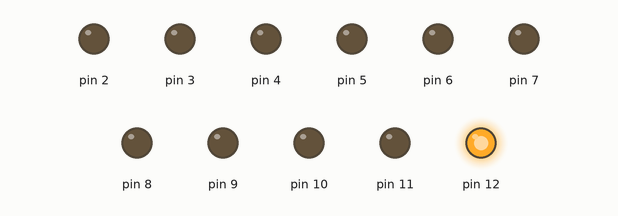
Recording of a sketch running on a simulated Arduino Uno, built with avr-gcc and run on an emulated ATmega328P. On the bench: output pins drawn as LEDs (lit = HIGH).

Above: at 0.1 s.
At 4.1 s:
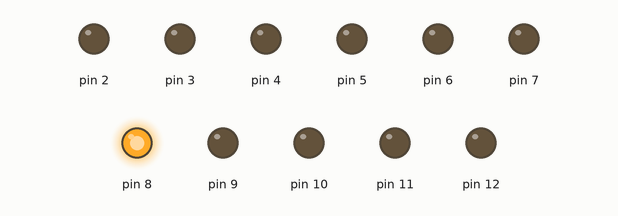
At 9.1 s:
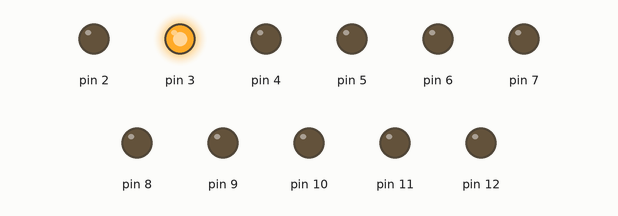
At 19.1 s:
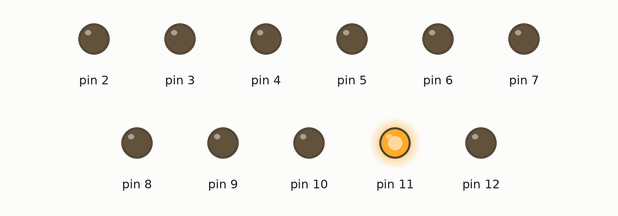
At 30.1 s:
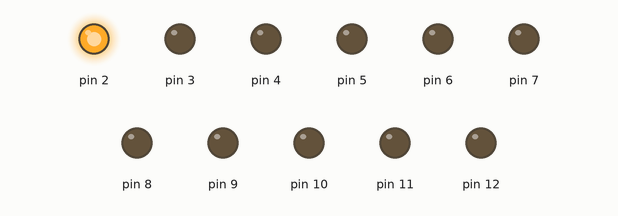
At 39.75 s:
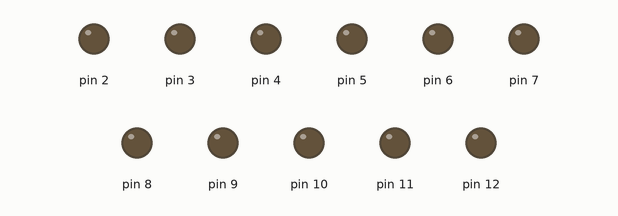
Timing chart, 0 to 40.0 s (numbered marks = the images above):
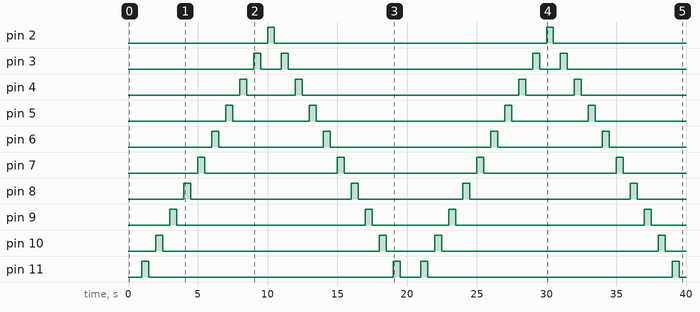

Measured:
- by itself, pin 2, pin 12: alternates HIGH for 0.50 s and LOW for 19.5 s
- by itself, pin 3: LOW → HIGH at 9.0 s, → LOW 0.50 s later, → HIGH 1.5 s later, → LOW 0.50 s later, … (8 changes in this stretch)
- by itself, pin 4: LOW → HIGH at 8.0 s, → LOW 0.50 s later, → HIGH 3.5 s later, → LOW 0.50 s later, … (8 changes in this stretch)
- by itself, pin 5: LOW → HIGH at 7.0 s, → LOW 0.50 s later, → HIGH 5.5 s later, → LOW 0.50 s later, … (8 changes in this stretch)
- by itself, pin 6: LOW → HIGH at 6.0 s, → LOW 0.50 s later, → HIGH 7.5 s later, → LOW 0.50 s later, … (8 changes in this stretch)
- by itself, pin 7: alternates HIGH for 0.50 s and LOW for 9.5 s
- by itself, pin 8: LOW → HIGH at 4.0 s, → LOW 0.50 s later, → HIGH 11.5 s later, → LOW 0.50 s later, … (8 changes in this stretch)
- by itself, pin 9: LOW → HIGH at 3.0 s, → LOW 0.50 s later, → HIGH 13.5 s later, → LOW 0.50 s later, … (8 changes in this stretch)

The sketch:

smooth_wolt_duup1.ino
```cpp
int LED2 = 2;
int LED3 = 3;
int LED4 = 4;
int LED5 = 5;
int LED6 = 6;
int LED7 = 7;
int LED8 = 8;
int LED9 = 9;
int LED10 = 10;
int LED11 = 11;
int LED12 = 12;

void setup()
{
  pinMode(2, OUTPUT);
  pinMode(3, OUTPUT);
  pinMode(4, OUTPUT);
  pinMode(5, OUTPUT);
  pinMode(6, OUTPUT);
  pinMode(7, OUTPUT);
  pinMode(8, OUTPUT);
  pinMode(9, OUTPUT);
  pinMode(10, OUTPUT);
  pinMode(11, OUTPUT);
  pinMode(12, OUTPUT);
}

void loop()
{
  digitalWrite(12, HIGH);
  delay(500);
  digitalWrite(12, LOW);
  delay(500);
  digitalWrite(11, HIGH);
  delay(500);
  digitalWrite(11, LOW);
  delay(500);
  digitalWrite(10, HIGH);
  delay(500);
  digitalWrite(10, LOW);
  delay(500);
  digitalWrite(9, HIGH);
  delay(500);
  digitalWrite(9, LOW);
  delay(500);
  digitalWrite(8, HIGH);
  delay(500);
  digitalWrite(8, LOW);
  delay(500);
  digitalWrite(7, HIGH);
  delay(500);
  digitalWrite(7, LOW);
  delay(500);
  digitalWrite(6, HIGH);
  delay(500);
  digitalWrite(6, LOW);
  delay(500);
  digitalWrite(5, HIGH);
  delay(500);
  digitalWrite(5, LOW);
  delay(500);
  digitalWrite(4, HIGH);
  delay(500);
  digitalWrite(4, LOW);
  delay(500);
  digitalWrite(3, HIGH);
  delay(500);
  digitalWrite(3, LOW);
  delay(500);
  digitalWrite(2, HIGH);
  delay(500);
  digitalWrite(2, LOW);
  delay(500);
  digitalWrite(3, HIGH);
  delay(500);
  digitalWrite(3, LOW);
  delay(500);
  digitalWrite(4, HIGH);
  delay(500);
  digitalWrite(4, LOW);
  delay(500);
  digitalWrite(5, HIGH);
  delay(500);
  digitalWrite(5, LOW);
  delay(500);
  digitalWrite(6, HIGH);
  delay(500);
  digitalWrite(6, LOW);
  delay(500);
  digitalWrite(7, HIGH);
  delay(500);
  digitalWrite(7, LOW);
  delay(500);
  digitalWrite(8, HIGH);
  delay(500);
  digitalWrite(8, LOW);
  delay(500);
  digitalWrite(9, HIGH);
  delay(500);
  digitalWrite(9, LOW);
  delay(500);
  digitalWrite(10, HIGH);
  delay(500);
  digitalWrite(10, LOW);
  delay(500);
  digitalWrite(11, HIGH);
  delay(500);
  digitalWrite(11, LOW);
  delay(500);
}
```
